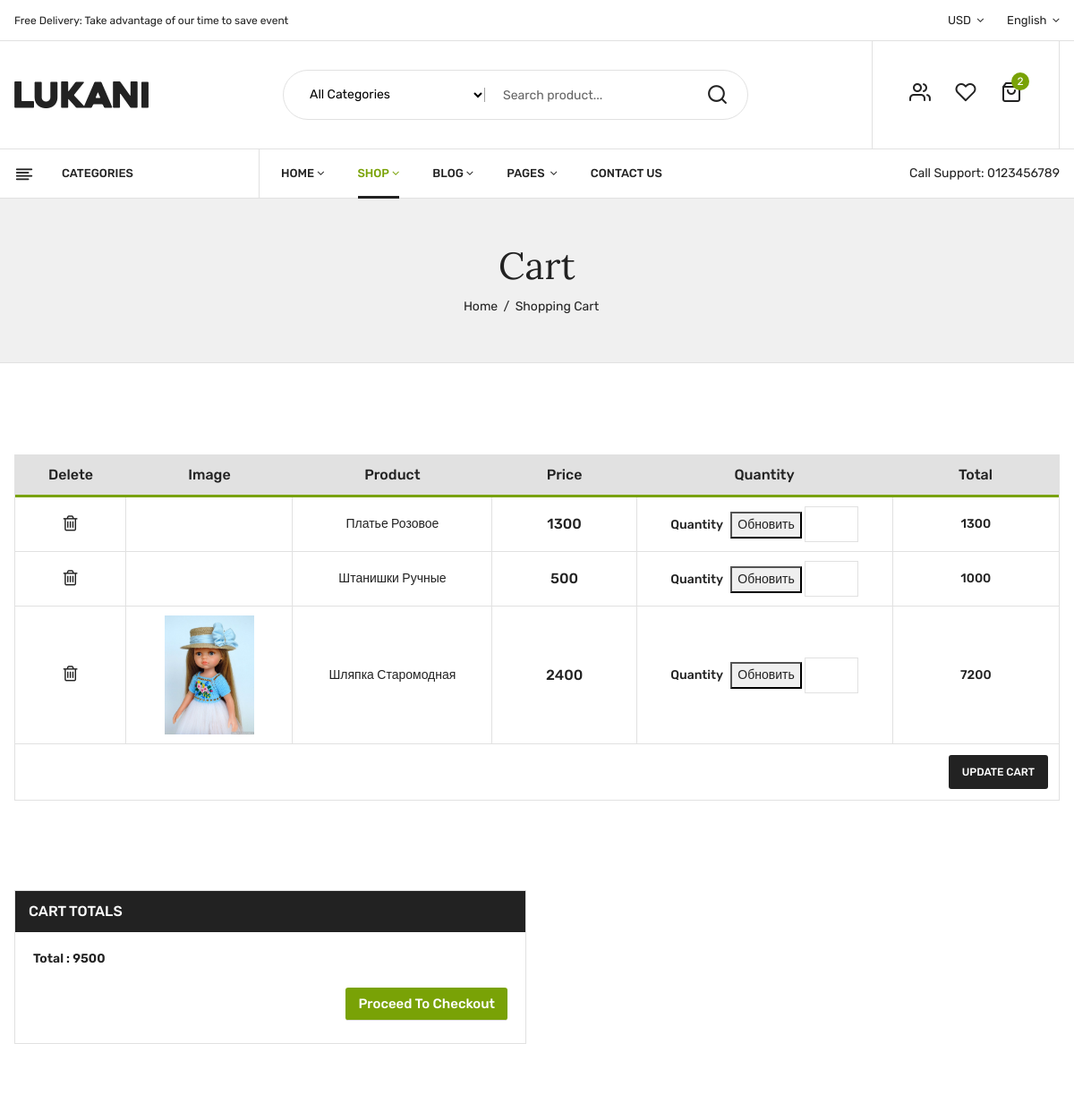
Page /cart_list/ (signed in, upper part) on the earlier database version.
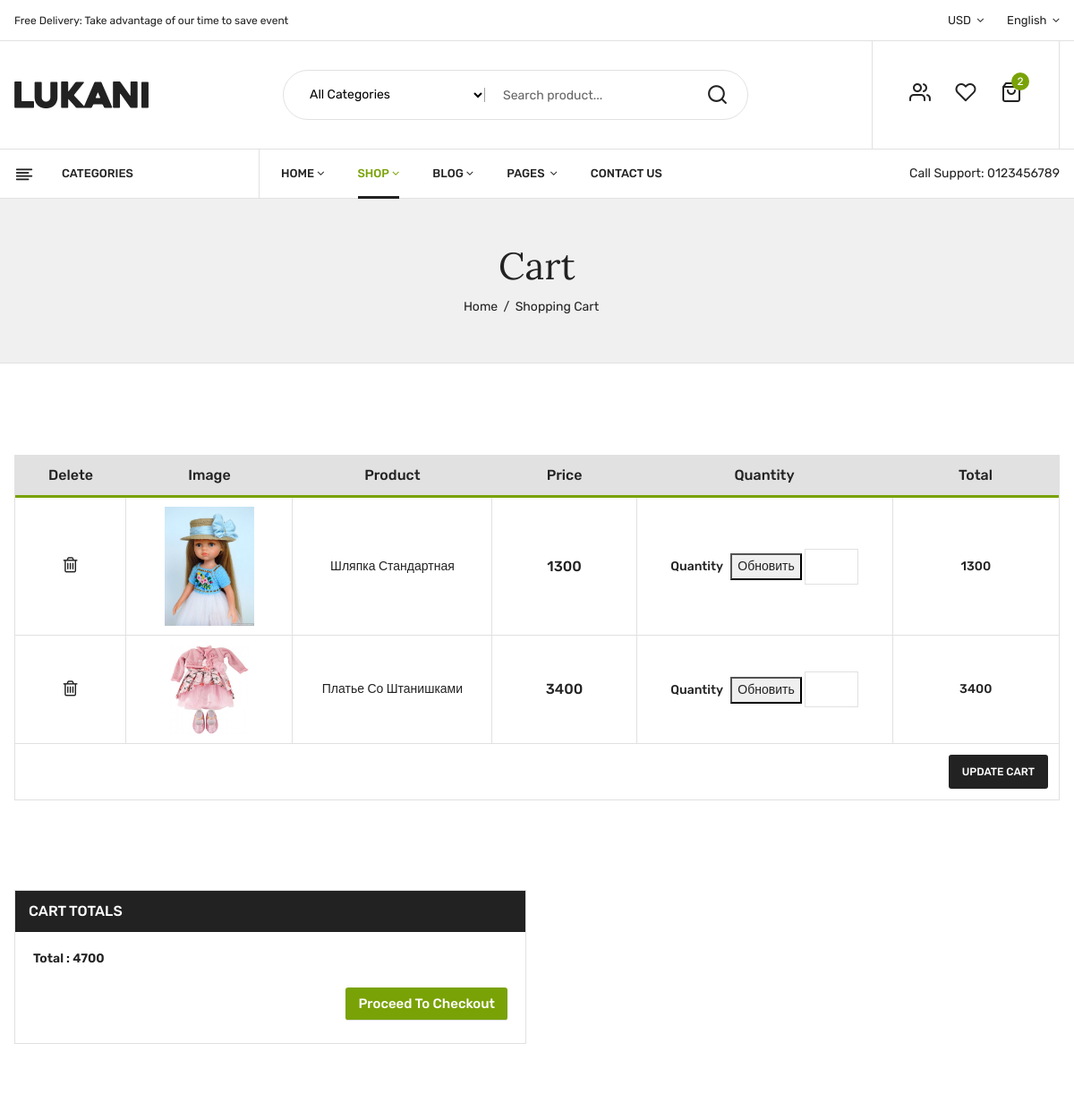
Same page on the later database version.
### dollshop1/models.py (models this page shows, shortened)
class Cart(models.Model):
    user = models.ForeignKey(User, on_delete=models.CASCADE, verbose_name='Пользователь')
    product = models.ForeignKey(Product, on_delete=models.CASCADE, verbose_name='Товар')
    quantity = models.PositiveIntegerField(default=1)
    price_and_quantity = models.PositiveIntegerField(default=0)
    def get_quantity_sum(self):
        self.price_and_quantity += self.product.price * self.quantity
        return self.price_and_quantity

class Product(models.Model):
    STATUS = (('В наличии', 'В наличии'), ('Нет в наличии', 'Нет в наличии'))
    category = models.ForeignKey(Category, on_delete=models.CASCADE, null=True, verbose_name='Категория')
    name = models.CharField(max_length=255, verbose_name='Название')
    description = models.TextField(max_length=1300, verbose_name='Описание')
    image = models.ImageField(default='no_image.png', upload_to='product_image/', blank=True, null=True,
                              verbose_name='Изображение')
    price = models.DecimalField(decimal_places=0, max_digits=9, default=0, verbose_name='Цена')
    date_create = models.DateTimeField(auto_now_add=True)
    status = models.CharField(max_length=255, choices=STATUS, default=STATUS[0], verbose_name='Статус')

### dollshop1/views.py (the view)
# urls.py: path('cart_list/', cart_list, name='cart_list'),
def cart_list(request):
    cart = Cart.objects.filter(user=request.user)
    total_price = 0
    for item in cart:
        total_price += item.product.price * item.quantity
    if request.method == 'POST':
        print(request.POST.get('quantity'))
        cart.quantity = request.POST.get('quantity')
        cart.update()
        return redirect('dollshop:cart_list')
    else:
        quantity_form = CartQuantityForm()
    context = {
        'cart': cart,
        'total_price': total_price,
        'quantity_form': quantity_form,
    }
    return render(request, 'dollshop1/cart.html', context)

### dollshop1/forms.py
class CartQuantityForm(forms.Form):
    quantity = forms.IntegerField(min_value=1, max_value=20)

### dollshop1/templates/dollshop1/cart.html (shortened to what this page needs)
<!doctype html>
<html class="no-js" lang="en">
<head>
    <link rel="stylesheet" href="../../../static/css/bootstrap.min.css">
    <link rel="stylesheet" href="../../../static/css/owl.carousel.min.css">
    <link rel="stylesheet" href="../../../static/css/slick.css">
    <link rel="stylesheet" href="../../../static/css/magnific-popup.css">
    <link rel="stylesheet" href="../../../static/css/font.awesome.css">
    <link rel="stylesheet" href="../../../static/css/animate.css">
    <link rel="stylesheet" href="../../../static/css/jquery-ui.min.css">
    <link rel="stylesheet" href="../../../static/css/slinky.menu.css">
    <link rel="stylesheet" href="../../../static/css/plugins.css">
    <link rel="stylesheet" href="../../../static/css/style.css">
</head>
<body>
    <header>
        <div class="main_header">
            <div class="header_top">
                <div class="container">
                    <div class="row align-items-center">
                        <div class="col-lg-7 col-md-7">
                            <div class="welcome-text">
                                <p>Free Delivery: Take advantage of our time to save event</p>
                            </div>
                        </div>
                        <div class="col-lg-5 col-md-5">
                            <div class="language_currency text-right">
                                <ul>
                                    <li class="currency"><a href="#"> USD <i class="fa fa-angle-down"></i></a>
                                    </li>
                                    <li class="language"><a href="#"> English <i class="fa fa-angle-down"></i></a>
                                    </li>
                                </ul>
                            </div>
                        </div>
                    </div>
                </div>
            </div>
            <div class="header_middle">
                <div class="container">
                    <div class="row align-items-center">
                        <div class="col-lg-3 col-md-3 col-4">
                            <div class="logo">
                                <a href="index.html"><img src="../../../static/img/logo/logo.png" alt=""></a>
                            </div>
                        </div>
                        <div class="col-lg-9 col-md-6 col-6">
                            <div class="header_right_info">
                                <div class="search_container">
                                    <form action="#">
                                        <div class="hover_category">
                                            <select class="select_option" name="select" id="categori1">
                                                <option selected value="1">All Categories</option>
                                            </select>
                                        </div>
                                        <div class="search_box">
                                            <input placeholder="Search product..." type="text">
                                            <button type="submit"><i class="icon-search"></i></button>
                                        </div>
                                    </form>
                                </div>
                                <div class="header_account_area">
                                    <div class="header_account-list top_links">
                                        <a href="#"><i class="icon-users"></i></a>
                                    </div>
                                    <div class="header_account-list header_wishlist">
                                        <a href="wishlist.html"><i class="icon-heart"></i></a>
                                    </div>
                                    <div class="header_account-list  mini_cart_wrapper">
                                        <a href="javascript:void(0)"><i class="icon-shopping-bag"></i><span
                                                class="item_count">2</span></a>
                                    </div>
                                </div>
                            </div>
                        </div>
                    </div>
                </div>
            </div>
            <div class="header_bottom sticky-header">
                <div class="container">
                    <div class="row align-items-center">
                        <div class="col-lg-3">
                            <div class="categories_menu">
                                <div class="categories_title">
                                    <h2 class="categori_toggle">Categories</h2>
                                </div>
                            </div>
                        </div>
                        <div class="col-lg-6">
                            <div class="main_menu menu_position">
                                <nav>
                                    <ul>
                                        <li><a href="index.html">home<i class="fa fa-angle-down"></i></a>
                                        </li>
                                        <li class="mega_items"><a class="active" href="shop.html">shop<i
                                                    class="fa fa-angle-down"></i></a>
                                        </li>
                                        <li><a href="blog.html">blog<i class="fa fa-angle-down"></i></a>
                                        </li>
                                        <li><a href="#">pages <i class="fa fa-angle-down"></i></a>
                                        </li>
                                        <li><a href="contact.html"> Contact Us</a></li>
                                    </ul>
                                </nav>
                            </div>
                        </div>
                        <div class="col-lg-3">
                            <div class="call-support">
                                <p>Call Support: <a href="tel:0123456789">0123456789</a></p>
                            </div>
                        </div>
                    </div>
                </div>
            </div>
        </div>
    </header>
    <div class="breadcrumbs_area">
        <div class="container">
            <div class="row">
                <div class="col-12">
                    <div class="breadcrumb_content">
                        <h3>Cart</h3>
                        <ul>
                            <li><a href="{% url 'dollshop:homepage' %}">home</a></li>
                            <li>Shopping Cart</li>
                        </ul>
                    </div>
                </div>
            </div>
        </div>
    </div>
    <div class="shopping_cart_area mt-100">
        <div class="container">
            <form action="#" method="POST"> {% csrf_token %}
                <div class="row">
                    <div class="col-12">
                        <div class="table_desc">
                            <div class="cart_page table-responsive">
                                <table>
                                    <thead>
                                        <tr>
                                            <th class="product_remove">Delete</th>
                                            <th class="product_thumb">Image</th>
                                            <th class="product_name">Product</th>
                                            <th class="product-price">Price</th>
                                            <th class="product_quantity">Quantity</th>
                                            <th class="product_total">Total</th>
                                        </tr>
                                    </thead>
                                    <tbody>
                                        {% for item in cart %}
                                            <tr>
                                                <td class="product_remove"><a href="{% url 'dollshop:cart_delete' product_pk=item.pk %}"><i class="fa fa-trash-o"></i></a>
                                                </td>
                                                <td class="product_thumb"><a href="#"><img
                                                            src="{{ item.product.image.url }}" alt=""></a></td>
                                                <td class="product_name"><a href="#">{{ item.product.name }}</a></td>
                                                <td class="product-price">{{ item.product.price }}</td>
                                                <td class="product_quantity"><label>Quantity</label>
                                                        <button type="submit"> Обновить</button>
                                                    <input  name="quantity" min="1" max="100" value="quantity" type="number">
                                                </td>
                                                <td class="product_total">{{ item.get_quantity_sum }}</td>
                                            </tr>
                                        {% endfor %}
                                    </tbody>
                                </table>
                            </div>
                            <div class="cart_submit">
                                <button type="submit">update cart</button>
                            </div>
                        </div>
                    </div>
                </div>
                <div class="coupon_area">
                    <div class="row">
                        <div class="col-lg-6 col-md-6">
                            <div class="coupon_code right">
                                <h3>Cart Totals</h3>
                                <div class="coupon_inner">
                                    <div class="cart_subtotal">
                                        <p>Total : {{ total_price }}</p>
                                    </div>
                                    <div class="checkout_btn">
                                        <a href="#">Proceed to Checkout</a>
                                    </div>
                                </div>
                            </div>
                        </div>
                    </div>
                </div>
            </form>
        </div>
    </div>
</body>
</html>

### static/css/plugins.css (style rules this page uses)
[class^="icon-"], [class*=" icon-"] { font-family: 'plaza-icon' !important; speak: none; font-style: normal; font-weight: normal; font-variant: normal; text-transform: none; line-height: 1; -webkit-font-smoothing: antialiased; -moz-osx-font-smoothing: grayscale; }
.icon-heart:before { content: "\e977"; }
.icon-search:before { content: "\e9c1"; }
.icon-shopping-bag:before { content: "\e9c9"; }
.icon-users:before { content: "\e9f6"; }

Differences in the rows shown:
removed Cart: product.name "Платье Розовое", product.price "1300", get_quantity_sum "1300"
removed Cart: product.name "Штанишки Ручные", product.price "500", get_quantity_sum "1000"
removed Cart: product.image (picture), product.name "Шляпка Старомодная", product.price "2400", get_quantity_sum "7200"
added Cart: product.image (picture), product.name "Шляпка Стандартная", product.price "1300", get_quantity_sum "1300"
added Cart: product.image (picture), product.name "Платье Со Штанишками", product.price "3400", get_quantity_sum "3400"
Other differences:
{{ total_price }}: "9500" → "4700"
